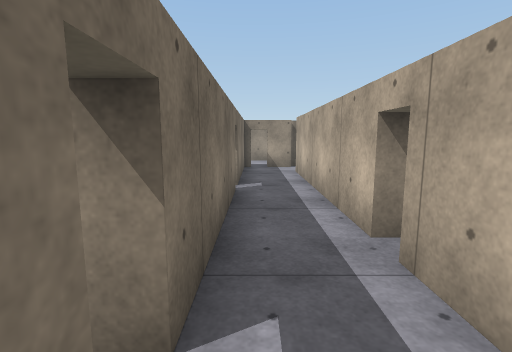
[1] (above)

12 first-person views from a walk through a Unity game level. The camera is 1.3 m above the floor, tilts 8° down and sees 85° across. Doors are open. The floor is counted in squares, 1 m on a side. Each view is taken from the middle of a square. On the plan, view 1 faces up. The plan holds only what a view shows up to about 13 squares ahead; the rest is blank. The player is left out. Surface patterns are stand-ins for the level's own textures.

[2]
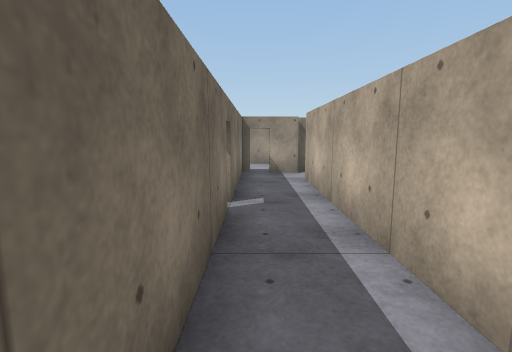

[3]
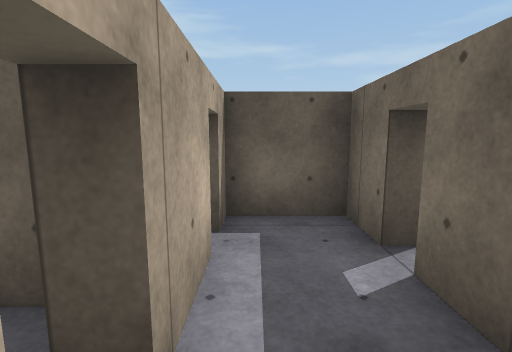

[4]
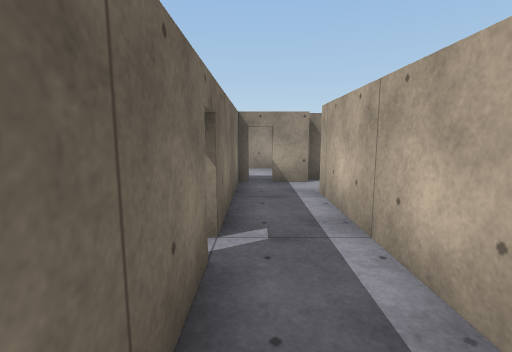

[5]
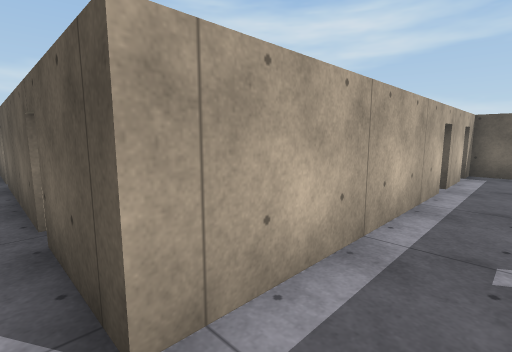

[6]
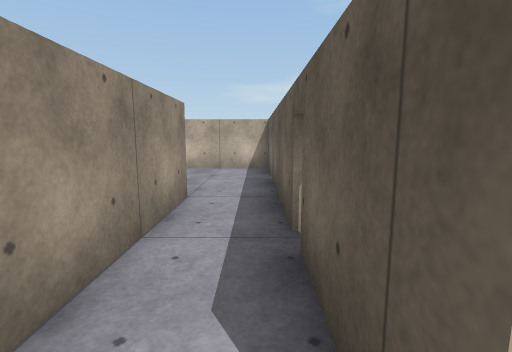

[7]
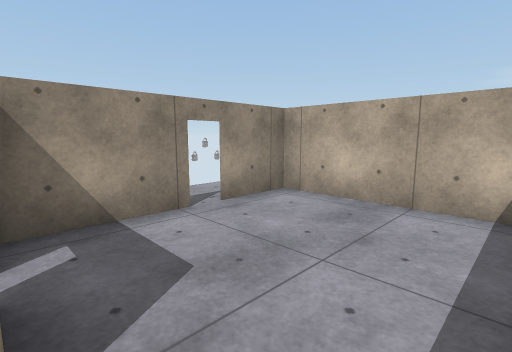

[8]
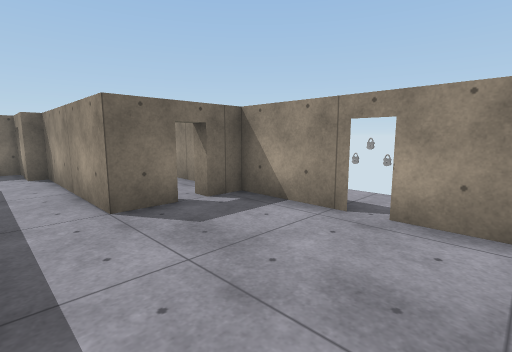

[9]
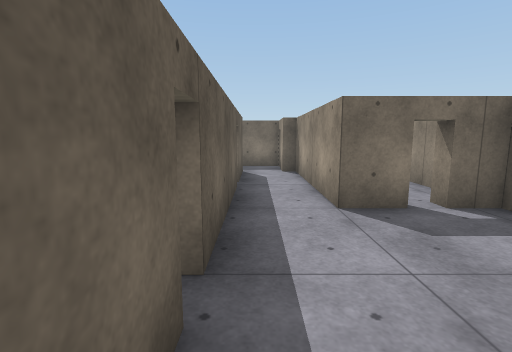

[10]
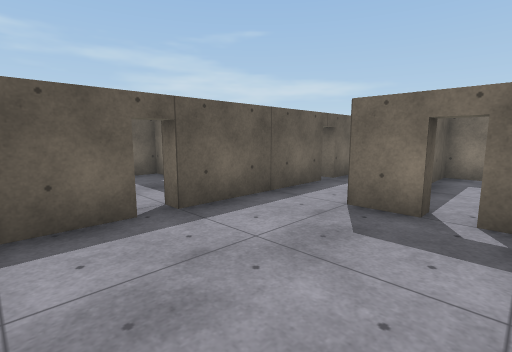

[11]
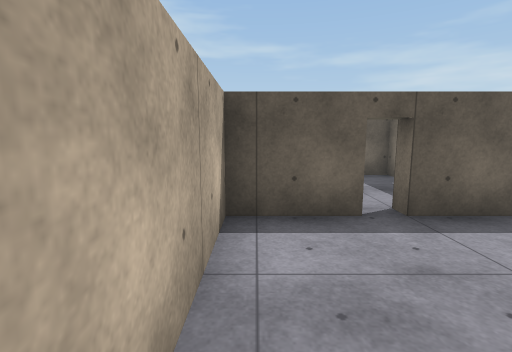

[12]
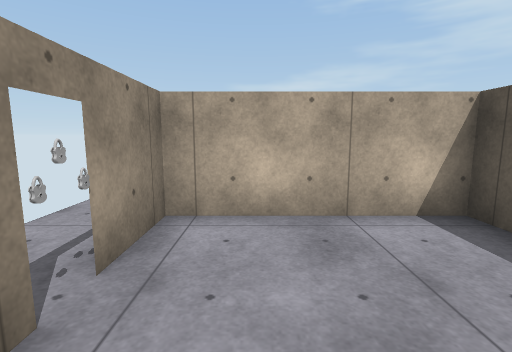

### Floor plan
Ten units are one square. View 1 is at (0, 0); x grows to the right and y downward. Boxes are objects, and circles mark ways between rooms. Rooms are numbered by the first view taken in them; rooms with no view inside come last. Other rooms are left out.
<svg viewBox="-10 -165 140 175">
<path fill="none" stroke="#000" d="M14 -28 20 -28M5 -120 -5 -120 -5 5 15 5 15 -105M15 -105 125 -105 125 -155 70 -155 70 -125 15 -125 15 -120 5 -120"/>
<circle cx="10" cy="-110" r="3" fill="#2a7"/>
<text x="0" y="-50">1</text>
<text x="80" y="-120">2</text>
</svg>
Room 1 opens to room 2.

Where each view was taken, in squares from view 1:
view 1: 0 up, 0 right, facing up
view 2: 2 up, 0 right, facing up
view 3: 4 up, 1 right, facing down
view 4: 4 up, 0 right, facing up
view 5: 11 up, 0 right, facing down-right
view 6: 11 up, 1 right, facing right
view 7: 11 up, 7 right, facing up-right
view 8: 11 up, 12 right, facing up-left
view 9: 11 up, 12 right, facing left
view 10: 15 up, 12 right, facing down-left
view 11: 15 up, 12 right, facing down
view 12: 14 up, 8 right, facing right
